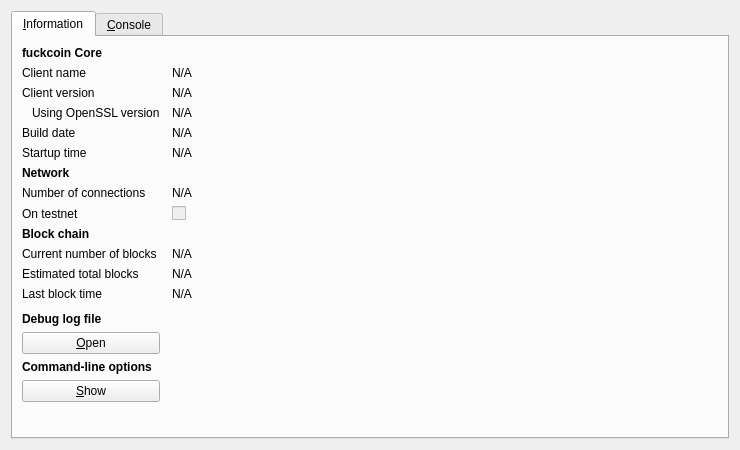
<?xml version="1.0" encoding="UTF-8"?>
<ui version="4.0">
 <class>RPCConsole</class>
 <widget class="QDialog" name="RPCConsole">
  <property name="geometry">
   <rect>
    <x>0</x>
    <y>0</y>
    <width>740</width>
    <height>450</height>
   </rect>
  </property>
  <property name="windowTitle">
   <string>fuckcoin - Debug window</string>
  </property>
  <layout class="QVBoxLayout" name="verticalLayout_2">
   <item>
    <widget class="QTabWidget" name="tabWidget">
     <property name="currentIndex">
      <number>0</number>
     </property>
     <widget class="QWidget" name="tab_info">
      <attribute name="title">
       <string>&amp;Information</string>
      </attribute>
      <layout class="QGridLayout" name="gridLayout" columnstretch="0,1">
       <property name="horizontalSpacing">
        <number>12</number>
       </property>
       <item row="0" column="0">
        <widget class="QLabel" name="label_9">
         <property name="font">
          <font>
           <weight>75</weight>
           <bold>true</bold>
          </font>
         </property>
         <property name="text">
          <string>fuckcoin Core</string>
         </property>
        </widget>
       </item>
       <item row="1" column="0">
        <widget class="QLabel" name="label_5">
         <property name="text">
          <string>Client name</string>
         </property>
        </widget>
       </item>
       <item row="1" column="1">
        <widget class="QLabel" name="clientName">
         <property name="cursor">
          <cursorShape>IBeamCursor</cursorShape>
         </property>
         <property name="text">
          <string>N/A</string>
         </property>
         <property name="textFormat">
          <enum>Qt::PlainText</enum>
         </property>
         <property name="textInteractionFlags">
          <set>Qt::LinksAccessibleByMouse|Qt::TextSelectableByKeyboard|Qt::TextSelectableByMouse</set>
         </property>
        </widget>
       </item>
       <item row="2" column="0">
        <widget class="QLabel" name="label_6">
         <property name="text">
          <string>Client version</string>
         </property>
        </widget>
       </item>
       <item row="2" column="1">
        <widget class="QLabel" name="clientVersion">
         <property name="cursor">
          <cursorShape>IBeamCursor</cursorShape>
         </property>
         <property name="text">
          <string>N/A</string>
         </property>
         <property name="textFormat">
          <enum>Qt::PlainText</enum>
         </property>
         <property name="textInteractionFlags">
          <set>Qt::LinksAccessibleByMouse|Qt::TextSelectableByKeyboard|Qt::TextSelectableByMouse</set>
         </property>
        </widget>
       </item>
       <item row="3" column="0">
        <widget class="QLabel" name="label_14">
         <property name="text">
          <string>Using OpenSSL version</string>
         </property>
         <property name="indent">
          <number>10</number>
         </property>
        </widget>
       </item>
       <item row="3" column="1">
        <widget class="QLabel" name="openSSLVersion">
         <property name="cursor">
          <cursorShape>IBeamCursor</cursorShape>
         </property>
         <property name="text">
          <string>N/A</string>
         </property>
         <property name="textFormat">
          <enum>Qt::PlainText</enum>
         </property>
         <property name="textInteractionFlags">
          <set>Qt::LinksAccessibleByMouse|Qt::TextSelectableByKeyboard|Qt::TextSelectableByMouse</set>
         </property>
        </widget>
       </item>
       <item row="4" column="0">
        <widget class="QLabel" name="label_12">
         <property name="text">
          <string>Build date</string>
         </property>
        </widget>
       </item>
       <item row="4" column="1">
        <widget class="QLabel" name="buildDate">
         <property name="cursor">
          <cursorShape>IBeamCursor</cursorShape>
         </property>
         <property name="text">
          <string>N/A</string>
         </property>
         <property name="textFormat">
          <enum>Qt::PlainText</enum>
         </property>
         <property name="textInteractionFlags">
          <set>Qt::LinksAccessibleByMouse|Qt::TextSelectableByKeyboard|Qt::TextSelectableByMouse</set>
         </property>
        </widget>
       </item>
       <item row="5" column="0">
        <widget class="QLabel" name="label_13">
         <property name="text">
          <string>Startup time</string>
         </property>
        </widget>
       </item>
       <item row="5" column="1">
        <widget class="QLabel" name="startupTime">
         <property name="cursor">
          <cursorShape>IBeamCursor</cursorShape>
         </property>
         <property name="text">
          <string>N/A</string>
         </property>
         <property name="textFormat">
          <enum>Qt::PlainText</enum>
         </property>
         <property name="textInteractionFlags">
          <set>Qt::LinksAccessibleByMouse|Qt::TextSelectableByKeyboard|Qt::TextSelectableByMouse</set>
         </property>
        </widget>
       </item>
       <item row="6" column="0">
        <widget class="QLabel" name="label_11">
         <property name="font">
          <font>
           <weight>75</weight>
           <bold>true</bold>
          </font>
         </property>
         <property name="text">
          <string>Network</string>
         </property>
        </widget>
       </item>
       <item row="7" column="0">
        <widget class="QLabel" name="label_7">
         <property name="text">
          <string>Number of connections</string>
         </property>
        </widget>
       </item>
       <item row="7" column="1">
        <widget class="QLabel" name="numberOfConnections">
         <property name="cursor">
          <cursorShape>IBeamCursor</cursorShape>
         </property>
         <property name="text">
          <string>N/A</string>
         </property>
         <property name="textFormat">
          <enum>Qt::PlainText</enum>
         </property>
         <property name="textInteractionFlags">
          <set>Qt::LinksAccessibleByMouse|Qt::TextSelectableByKeyboard|Qt::TextSelectableByMouse</set>
         </property>
        </widget>
       </item>
       <item row="8" column="0">
        <widget class="QLabel" name="label_8">
         <property name="text">
          <string>On testnet</string>
         </property>
        </widget>
       </item>
       <item row="8" column="1">
        <widget class="QCheckBox" name="isTestNet">
         <property name="enabled">
          <bool>false</bool>
         </property>
         <property name="text">
          <string/>
         </property>
        </widget>
       </item>
       <item row="9" column="0">
        <widget class="QLabel" name="label_10">
         <property name="font">
          <font>
           <weight>75</weight>
           <bold>true</bold>
          </font>
         </property>
         <property name="text">
          <string>Block chain</string>
         </property>
        </widget>
       </item>
       <item row="10" column="0">
        <widget class="QLabel" name="label_3">
         <property name="text">
          <string>Current number of blocks</string>
         </property>
        </widget>
       </item>
       <item row="10" column="1">
        <widget class="QLabel" name="numberOfBlocks">
         <property name="cursor">
          <cursorShape>IBeamCursor</cursorShape>
         </property>
         <property name="text">
          <string>N/A</string>
         </property>
         <property name="textFormat">
          <enum>Qt::PlainText</enum>
         </property>
         <property name="textInteractionFlags">
          <set>Qt::LinksAccessibleByMouse|Qt::TextSelectableByKeyboard|Qt::TextSelectableByMouse</set>
         </property>
        </widget>
       </item>
       <item row="11" column="0">
        <widget class="QLabel" name="label_4">
         <property name="text">
          <string>Estimated total blocks</string>
         </property>
        </widget>
       </item>
       <item row="11" column="1">
        <widget class="QLabel" name="totalBlocks">
         <property name="cursor">
          <cursorShape>IBeamCursor</cursorShape>
         </property>
         <property name="text">
          <string>N/A</string>
         </property>
         <property name="textFormat">
          <enum>Qt::PlainText</enum>
         </property>
         <property name="textInteractionFlags">
          <set>Qt::LinksAccessibleByMouse|Qt::TextSelectableByKeyboard|Qt::TextSelectableByMouse</set>
         </property>
        </widget>
       </item>
       <item row="12" column="0">
        <widget class="QLabel" name="label_2">
         <property name="text">
          <string>Last block time</string>
         </property>
        </widget>
       </item>
       <item row="12" column="1">
        <widget class="QLabel" name="lastBlockTime">
         <property name="cursor">
          <cursorShape>IBeamCursor</cursorShape>
         </property>
         <property name="text">
          <string>N/A</string>
         </property>
         <property name="textFormat">
          <enum>Qt::PlainText</enum>
         </property>
         <property name="textInteractionFlags">
          <set>Qt::LinksAccessibleByMouse|Qt::TextSelectableByKeyboard|Qt::TextSelectableByMouse</set>
         </property>
        </widget>
       </item>
       <item row="13" column="0">
        <spacer name="verticalSpacer_2">
         <property name="orientation">
          <enum>Qt::Vertical</enum>
         </property>
         <property name="sizeHint" stdset="0">
          <size>
           <width>20</width>
           <height>20</height>
          </size>
         </property>
        </spacer>
       </item>
       <item row="14" column="0">
        <widget class="QLabel" name="labelDebugLogfile">
         <property name="font">
          <font>
           <weight>75</weight>
           <bold>true</bold>
          </font>
         </property>
         <property name="text">
          <string>Debug log file</string>
         </property>
        </widget>
       </item>
       <item row="15" column="0">
        <widget class="QPushButton" name="openDebugLogfileButton">
         <property name="toolTip">
          <string>Open the fuckcoin debug log file from the current data directory. This can take a few seconds for large log files.</string>
         </property>
         <property name="text">
          <string>&amp;Open</string>
         </property>
         <property name="autoDefault">
          <bool>false</bool>
         </property>
        </widget>
       </item>
       <item row="16" column="0">
        <widget class="QLabel" name="labelCLOptions">
         <property name="font">
          <font>
           <weight>75</weight>
           <bold>true</bold>
          </font>
         </property>
         <property name="text">
          <string>Command-line options</string>
         </property>
        </widget>
       </item>
       <item row="17" column="0">
        <widget class="QPushButton" name="showCLOptionsButton">
         <property name="toolTip">
          <string>Show the fuckcoin-Qt help message to get a list with possible fuckcoin command-line options.</string>
         </property>
         <property name="text">
          <string>&amp;Show</string>
         </property>
         <property name="autoDefault">
          <bool>false</bool>
         </property>
        </widget>
       </item>
       <item row="18" column="0">
        <spacer name="verticalSpacer">
         <property name="orientation">
          <enum>Qt::Vertical</enum>
         </property>
         <property name="sizeHint" stdset="0">
          <size>
           <width>20</width>
           <height>40</height>
          </size>
         </property>
        </spacer>
       </item>
      </layout>
     </widget>
     <widget class="QWidget" name="tab_console">
      <attribute name="title">
       <string>&amp;Console</string>
      </attribute>
      <layout class="QVBoxLayout" name="verticalLayout_3">
       <property name="spacing">
        <number>3</number>
       </property>
       <item>
        <widget class="QTextEdit" name="messagesWidget">
         <property name="minimumSize">
          <size>
           <width>0</width>
           <height>100</height>
          </size>
         </property>
         <property name="readOnly">
          <bool>true</bool>
         </property>
         <property name="tabKeyNavigation" stdset="0">
          <bool>false</bool>
         </property>
         <property name="columnCount" stdset="0">
          <number>2</number>
         </property>
        </widget>
       </item>
       <item>
        <layout class="QHBoxLayout" name="horizontalLayout">
         <property name="spacing">
          <number>3</number>
         </property>
         <item>
          <widget class="QLabel" name="label">
           <property name="text">
            <string notr="true">&gt;</string>
           </property>
          </widget>
         </item>
         <item>
          <widget class="QLineEdit" name="lineEdit"/>
         </item>
         <item>
          <widget class="QPushButton" name="clearButton">
           <property name="maximumSize">
            <size>
             <width>24</width>
             <height>24</height>
            </size>
           </property>
           <property name="toolTip">
            <string>Clear console</string>
           </property>
           <property name="text">
            <string/>
           </property>
           <property name="icon">
            <iconset resource="../bitcoin.qrc">
             <normaloff>:/icons/remove</normaloff>:/icons/remove</iconset>
           </property>
           <property name="shortcut">
            <string notr="true">Ctrl+L</string>
           </property>
           <property name="autoDefault">
            <bool>false</bool>
           </property>
          </widget>
         </item>
        </layout>
       </item>
      </layout>
     </widget>
    </widget>
   </item>
  </layout>
 </widget>
 <resources>
  <include location="../bitcoin.qrc"/>
 </resources>
 <connections/>
</ui>
